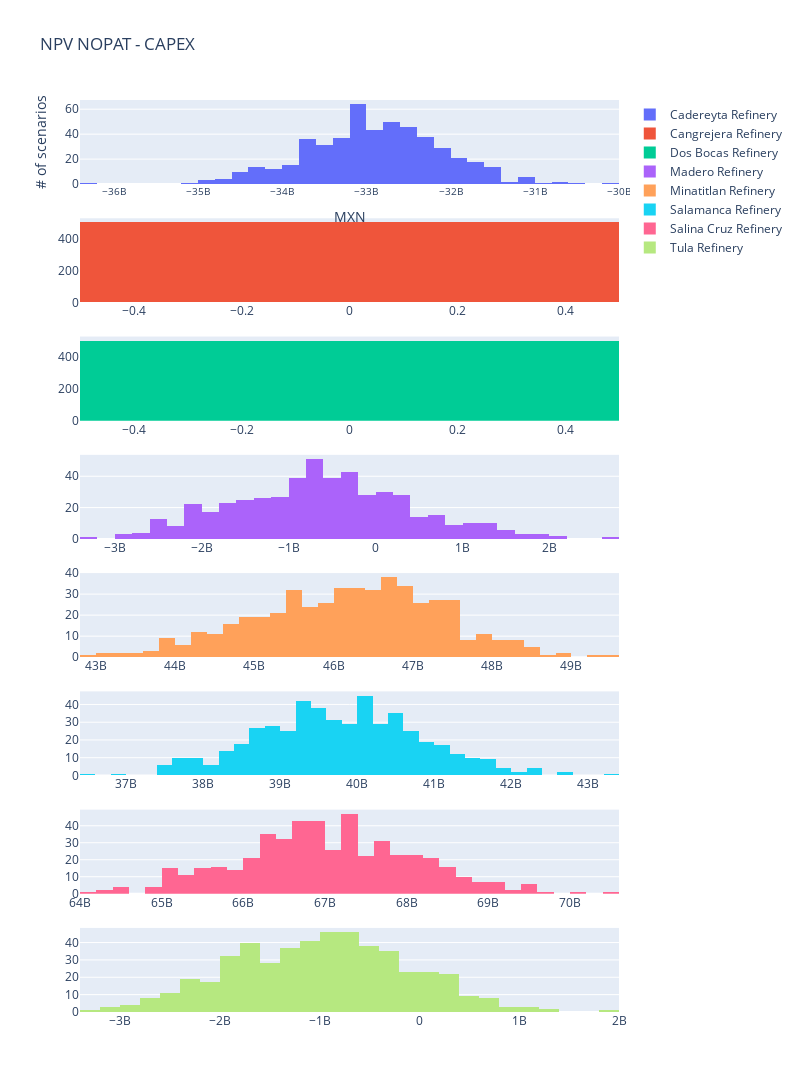

Source (notebook cell):
### Markdown cell above
# Simulation analysis

### Code cell
benefits, costs = sess().mc_simulation(prod_stats, period_stats, WACC)

### Figure 1 — Plotly figure (JSON) as saved in the notebook; plotly's stock layout.template omitted (floating-point values rounded to 4 significant figures; data arrays with more than 128 entries replaced by an {"elided": "..."} marker saying what was removed)
{"data": [{"name": "Cadereyta Refinery", "type": "histogram", "x": {"elided": "500 float values"}, "xaxis": "x", "yaxis": "y"}, {"name": "Cangrejera Refinery", "type": "histogram", "x": {"elided": "500 int values"}, "xaxis": "x2", "yaxis": "y2"}, {"name": "Dos Bocas Refinery", "type": "histogram", "x": {"elided": "500 int values"}, "xaxis": "x3", "yaxis": "y3"}, {"name": "Madero Refinery", "type": "histogram", "x": {"elided": "500 float values"}, "xaxis": "x4", "yaxis": "y4"}, {"name": "Minatitlan Refinery", "type": "histogram", "x": {"elided": "500 float values"}, "xaxis": "x5", "yaxis": "y5"}, {"name": "Salamanca Refinery", "type": "histogram", "x": {"elided": "500 float values"}, "xaxis": "x6", "yaxis": "y6"}, {"name": "Salina Cruz Refinery", "type": "histogram", "x": {"elided": "500 float values"}, "xaxis": "x7", "yaxis": "y7"}, {"name": "Tula Refinery", "type": "histogram", "x": {"elided": "500 float values"}, "xaxis": "x8", "yaxis": "y8"}], "layout": {"height": 2000, "title": {"text": "NPV NOPAT - CAPEX"}, "width": 800, "xaxis": {"anchor": "y", "domain": [0, 1], "showticklabels": true, "side": "bottom", "tickfont": {"size": 10}, "title": {"text": "MXN"}}, "xaxis2": {"anchor": "y2", "domain": [0, 1]}, "xaxis3": {"anchor": "y3", "domain": [0, 1]}, "xaxis4": {"anchor": "y4", "domain": [0, 1]}, "xaxis5": {"anchor": "y5", "domain": [0, 1]}, "xaxis6": {"anchor": "y6", "domain": [0, 1]}, "xaxis7": {"anchor": "y7", "domain": [0, 1]}, "xaxis8": {"anchor": "y8", "domain": [0, 1]}, "yaxis": {"anchor": "x", "domain": [0.9078, 1.0], "title": {"text": "# of scenarios"}}, "yaxis2": {"anchor": "x2", "domain": [0.7781, 0.8703]}, "yaxis3": {"anchor": "x3", "domain": [0.6484, 0.7406]}, "yaxis4": {"anchor": "x4", "domain": [0.5188, 0.6109]}, "yaxis5": {"anchor": "x5", "domain": [0.3891, 0.4813]}, "yaxis6": {"anchor": "x6", "domain": [0.2594, 0.3516]}, "yaxis7": {"anchor": "x7", "domain": [0.1297, 0.2219]}, "yaxis8": {"anchor": "x8", "domain": [0, 0.09219]}}}
